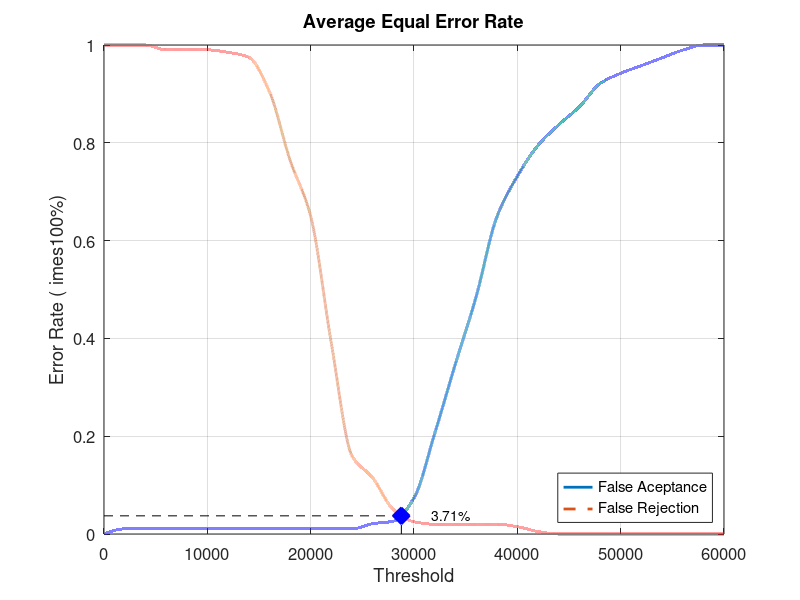
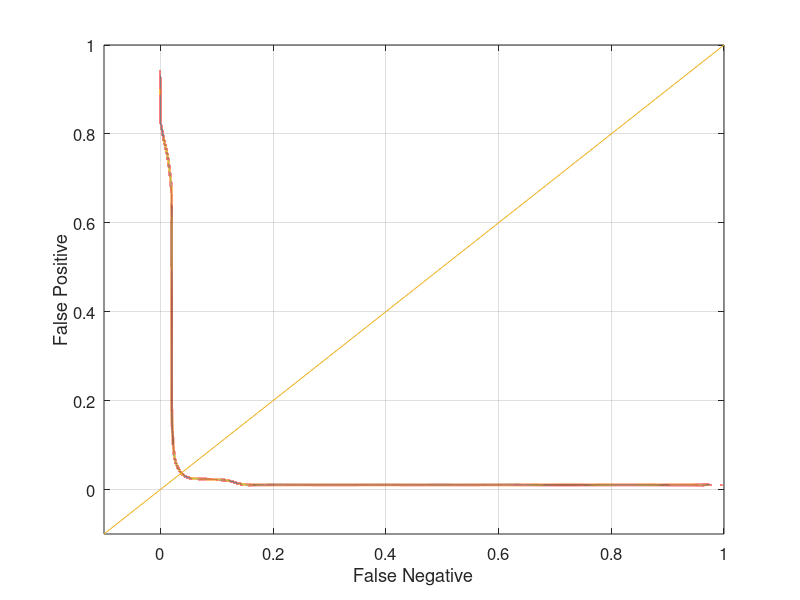

Write the MATLAB code that produced these figures, in order.
close all;
clear;
clc;
x = 0:2000:60000;
xq = 0:0.5:60000;

y0 = [0 0.0105263 0.0105263 0.0105263 0.0105263 0.0105263 0.0105263 0.0105263 0.0105263 0.0105263 0.0105263 0.0105263 0.0105263 0.0210526 0.0263158 0.0736842 0.205263 0.347368 0.484211 0.647368 0.731579 0.794737 0.836842 0.873684 0.921053 0.942105 0.957895 0.973684 0.989474 1 1]
yy0 = interp1(x, y0, xq, 'pchip');
y1 = [1 1 1 0.99 0.99 0.99 0.985 0.975 0.905 0.765 0.65 0.39 0.16 0.115 0.05 0.025 0.02 0.02 0.02 0.02 0.015 0.005 0 0 0 0 0 0 0 0 0]
yy1 = interp1(x, y1, xq, 'pchip');

% Calculating EER: 
y2 = abs(y0 - y1);
find(y2 == min(y2))
yy2 = abs(yy0 - yy1);
xEER = find(yy2 == min(yy2));
xEERIndex = xq(xEER) % X-axis EER
yEER = yy0(xEER) % Y-axis EER

main = figure
plot(xq, yy0,'-','LineWidth', 2);	hold on
plot(xq, yy1,'--','LineWidth', 2);	hold on
plot([xEERIndex xEERIndex], [0 yEER], 'k--');	hold on
plot([0 xEERIndex], [yEER yEER], 'k--');	hold on
plot(xEERIndex, yEER, 'bx', 'LineWidth', 10);	hold on
text(xEERIndex + 10 * xEERIndex / 100, yEER, [num2str(round((10000 * yEER)) / 100) '%'])
legend('False Aceptance', 'False Rejection', 'Location', 'SouthEast')
xlabel('Threshold')
ylabel('Error Rate (	imes100%)')
title('Average Equal Error Rate')
set(gca, 'FontSize', 12)
axis([0 60000 0 1])
grid on

print(main, 'Database4_2Main', '-dpng');
FNRxFPR = figure('Color', [1 1 1]);
plot(yy1, yy0, '-', yy1, yy0, 'LineWidth', 2);
hold on
y = -0.1:0.1:1
plot(y, y); 
set(gca, 'FontSize', 12)
xlabel('False Negative')
ylabel('False Positive')
axis([-0.1 1 -0.1 1])
set(gca, 'FontSize', 12)
grid on

print(FNRxFPR, 'Database4_2FNRxFPR','-dpng');
